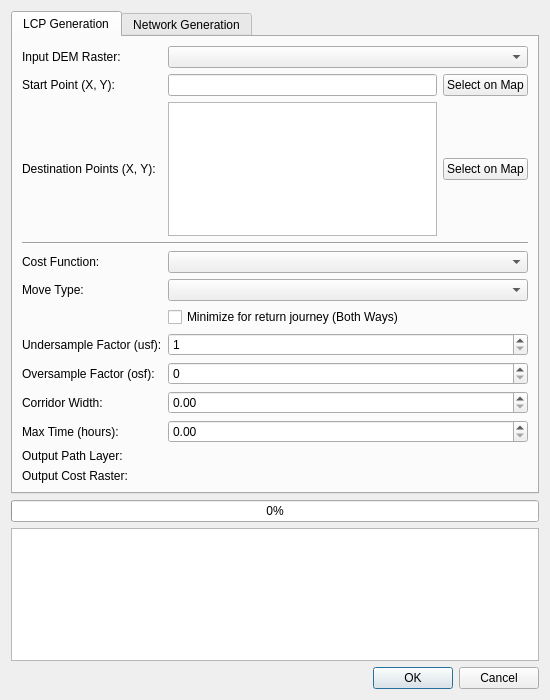
<?xml version="1.0" encoding="UTF-8"?>
<ui version="4.0">
 <class>LCPNetworkToolsDialogBase</class>
 <widget class="QDialog" name="LCPNetworkToolsDialogBase">
  <property name="geometry">
   <rect>
    <x>0</x>
    <y>0</y>
    <width>550</width>
    <height>700</height>
   </rect>
  </property>
  <property name="windowTitle">
   <string>LCP and Network Tools</string>
  </property>
  <layout class="QVBoxLayout" name="verticalLayout">
   <item>
    <widget class="QTabWidget" name="tabWidget">
     <property name="currentIndex">
      <number>0</number>
     </property>
     <widget class="QWidget" name="tabLCP">
      <attribute name="title">
       <string>LCP Generation</string>
      </attribute>
      <layout class="QGridLayout" name="gridLayout">
       <item row="0" column="0">
        <widget class="QLabel" name="label_dem">
         <property name="text">
          <string>Input DEM Raster:</string>
         </property>
        </widget>
       </item>
       <item row="0" column="1">
        <widget class="QgsMapLayerComboBox" name="mMapLayerComboBox_dem"/>
       </item>
       <item row="1" column="0">
        <widget class="QLabel" name="label_start">
         <property name="text">
          <string>Start Point (X, Y):</string>
         </property>
        </widget>
       </item>
       <item row="1" column="1">
        <layout class="QHBoxLayout" name="horizontalLayout_start">
         <item>
          <widget class="QLineEdit" name="lineEdit_start"/>
         </item>
         <item>
          <widget class="QPushButton" name="pushButton_selectStart">
           <property name="text">
            <string>Select on Map</string>
           </property>
          </widget>
         </item>
        </layout>
       </item>
       <item row="2" column="0">
        <widget class="QLabel" name="label_dest">
         <property name="text">
          <string>Destination Points (X, Y):</string>
         </property>
        </widget>
       </item>
       <item row="2" column="1">
        <layout class="QHBoxLayout" name="horizontalLayout_dest">
         <item>
          <widget class="QTextEdit" name="textEdit_dest">
           <property name="toolTip">
            <string>Enter one X,Y pair per line</string>
           </property>
          </widget>
         </item>
         <item>
          <widget class="QPushButton" name="pushButton_selectDest">
           <property name="text">
            <string>Select on Map</string>
           </property>
          </widget>
         </item>
        </layout>
       </item>
       <item row="3" column="0" colspan="2">
        <widget class="Line" name="line">
         <property name="orientation">
          <enum>Qt::Horizontal</enum>
         </property>
        </widget>
       </item>
       <item row="4" column="0">
        <widget class="QLabel" name="label_cost">
         <property name="text">
          <string>Cost Function:</string>
         </property>
        </widget>
       </item>
       <item row="4" column="1">
        <widget class="QComboBox" name="comboBox_costMethod"/>
       </item>
       <item row="5" column="0">
        <widget class="QLabel" name="label_move">
         <property name="text">
          <string>Move Type:</string>
         </property>
        </widget>
       </item>
       <item row="5" column="1">
        <widget class="QComboBox" name="comboBox_moveType"/>
       </item>
       <item row="6" column="1">
        <widget class="QCheckBox" name="checkBox_bothways">
         <property name="text">
          <string>Minimize for return journey (Both Ways)</string>
         </property>
        </widget>
       </item>
       <item row="7" column="0">
        <widget class="QLabel" name="label_usf">
         <property name="text">
          <string>Undersample Factor (usf):</string>
         </property>
        </widget>
       </item>
       <item row="7" column="1">
        <widget class="QSpinBox" name="spinBox_usf">
         <property name="minimum">
          <number>1</number>
         </property>
        </widget>
       </item>
       <item row="8" column="0">
        <widget class="QLabel" name="label_osf">
         <property name="text">
          <string>Oversample Factor (osf):</string>
         </property>
        </widget>
       </item>
       <item row="8" column="1">
        <widget class="QSpinBox" name="spinBox_osf"/>
       </item>
       <item row="9" column="0">
        <widget class="QLabel" name="label_corridor">
         <property name="text">
          <string>Corridor Width:</string>
         </property>
        </widget>
       </item>
       <item row="9" column="1">
        <widget class="QDoubleSpinBox" name="doubleSpinBox_corridor"/>
       </item>
       <item row="10" column="0">
        <widget class="QLabel" name="label_maxtime">
         <property name="text">
          <string>Max Time (hours):</string>
         </property>
        </widget>
       </item>
       <item row="10" column="1">
        <widget class="QDoubleSpinBox" name="doubleSpinBox_maxtime">
         <property name="maximum">
          <double>9999.990000000000</double>
         </property>
        </widget>
       </item>
       <item row="11" column="0">
        <widget class="QLabel" name="label_output_path">
         <property name="text">
          <string>Output Path Layer:</string>
         </property>
        </widget>
       </item>
       <item row="11" column="1">
        <widget class="QgsFileWidget" name="mQgsFileWidget_outputPath"/>
       </item>
       <item row="12" column="0">
        <widget class="QLabel" name="label_output_cost">
         <property name="text">
          <string>Output Cost Raster:</string>
         </property>
        </widget>
       </item>
       <item row="12" column="1">
        <widget class="QgsFileWidget" name="mQgsFileWidget_outputCost"/>
       </item>
      </layout>
     </widget>
     <widget class="QWidget" name="tabNetwork">
      <attribute name="title">
       <string>Network Generation</string>
      </attribute>
      <layout class="QGridLayout" name="gridLayout_2">
       <item row="0" column="0">
        <widget class="QLabel" name="label_nodes">
         <property name="text">
          <string>Input Nodes Layer:</string>
         </property>
        </widget>
       </item>
       <item row="0" column="1">
        <widget class="QgsMapLayerComboBox" name="mMapLayerComboBox_nodes"/>
       </item>
       <item row="1" column="0">
        <widget class="QLabel" name="label_dem_net">
         <property name="text">
          <string>Input DEM Raster:</string>
         </property>
        </widget>
       </item>
       <item row="1" column="1">
        <widget class="QgsMapLayerComboBox" name="mMapLayerComboBox_dem_net"/>
       </item>
       <item row="2" column="0">
        <widget class="QLabel" name="label_lambda">
         <property name="text">
          <string>Lambda (λ):</string>
         </property>
        </widget>
       </item>
       <item row="2" column="1">
        <widget class="QDoubleSpinBox" name="doubleSpinBox_lambda">
         <property name="value">
          <double>7.000000000000000</double>
         </property>
        </widget>
       </item>
       <item row="3" column="0">
        <widget class="QLabel" name="label_maxrad">
         <property name="text">
          <string>Max Radius (hours):</string>
         </property>
        </widget>
       </item>
       <item row="3" column="1">
        <widget class="QDoubleSpinBox" name="doubleSpinBox_maxrad">
         <property name="value">
          <double>36.000000000000000</double>
         </property>
        </widget>
       </item>
       <item row="4" column="0">
        <widget class="QLabel" name="label_algo">
         <property name="text">
          <string>Algorithm:</string>
         </property>
        </widget>
       </item>
       <item row="4" column="1">
        <widget class="QComboBox" name="comboBox_algo"/>
       </item>
       <item row="5" column="0">
        <widget class="QLabel" name="label_output_net">
         <property name="text">
          <string>Output Network Layer:</string>
         </property>
        </widget>
       </item>
       <item row="5" column="1">
        <widget class="QgsFileWidget" name="mQgsFileWidget_outputNet"/>
       </item>
       <item row="6" column="0">
        <spacer name="verticalSpacer">
         <property name="orientation">
          <enum>Qt::Vertical</enum>
         </property>
         <property name="sizeHint" stdset="0">
          <size>
           <width>20</width>
           <height>40</height>
          </size>
         </property>
        </spacer>
       </item>
      </layout>
     </widget>
    </widget>
   </item>
   <item>
    <widget class="QProgressBar" name="progressBar">
     <property name="value">
      <number>0</number>
     </property>
    </widget>
   </item>
   <item>
    <widget class="QTextEdit" name="textEdit_log">
     <property name="readOnly">
      <bool>true</bool>
     </property>
    </widget>
   </item>
   <item>
    <widget class="QDialogButtonBox" name="button_box">
     <property name="orientation">
      <enum>Qt::Horizontal</enum>
     </property>
     <property name="standardButtons">
      <set>QDialogButtonBox::Cancel|QDialogButtonBox::Ok</set>
     </property>
    </widget>
   </item>
  </layout>
 </widget>
 <customwidgets>
  <customwidget>
   <class>QgsFileWidget</class>
   <extends>QWidget</extends>
   <header>qgis.gui</header>
   <container>1</container>
  </customwidget>
  <customwidget>
   <class>QgsMapLayerComboBox</class>
   <extends>QComboBox</extends>
   <header>qgis.gui</header>
  </customwidget>
 </customwidgets>
 <resources/>
 <connections>
  <connection>
   <sender>button_box</sender>
   <signal>accepted()</signal>
   <receiver>LCPNetworkToolsDialogBase</receiver>
   <slot>accept()</slot>
   <hints>
    <hint type="sourcelabel">
     <x>248</x>
     <y>254</y>
    </hint>
    <hint type="destinationlabel">
     <x>157</x>
     <y>274</y>
    </hint>
   </hints>
  </connection>
  <connection>
   <sender>button_box</sender>
   <signal>rejected()</signal>
   <receiver>LCPNetworkToolsDialogBase</receiver>
   <slot>reject()</slot>
   <hints>
    <hint type="sourcelabel">
     <x>316</x>
     <y>260</y>
    </hint>
    <hint type="destinationlabel">
     <x>286</x>
     <y>274</y>
    </hint>
   </hints>
  </connection>
 </connections>
</ui>
